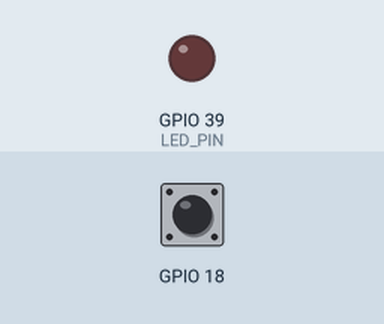
This sketch was run on a simulated ESP32-S3. On the bench: output pins drawn as LEDs (lit = HIGH). The test bench sets the inputs (shaded band); at power-on: GPIO 18 LOW.

Above: at 1.2 s.
1.3 s: GPIO 18 driven HIGH
At 2.7 s:
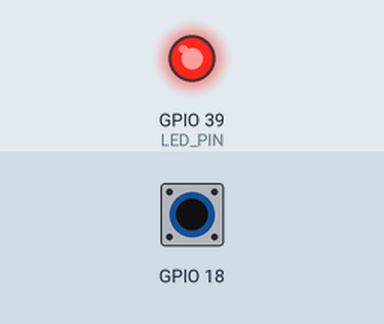
4.3 s: GPIO 18 driven LOW
At 5.1 s:
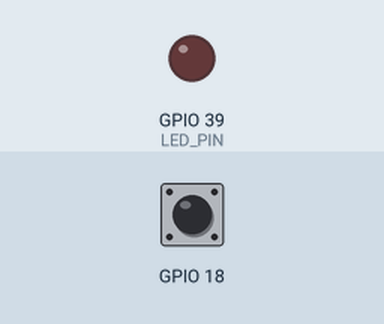
Timing chart, 0 to 7.3 s (numbered marks = the images above; inputs shaded):
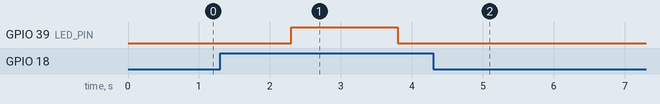

The sketch:

sketch.ino
```cpp
#include <Arduino.h>

#define LED_PIN 39
#define PUSH_COUNT 3

bool light_on = false;

int count = 0;

void setup() {
  pinMode(LED_PIN, OUTPUT);
}

void loop() {
  if(digitalRead(18) == HIGH)
  {
    if(count == PUSH_COUNT - 1)
    {
      light_on = true;
      count = 0;
    }
    else
    {
      ++count;
      delay(500);
    }
  }

  if(light_on == true)
  {
    light_on = false;
    digitalWrite(LED_PIN, HIGH);
    delay(1000);
  }
  else{
    digitalWrite(LED_PIN, LOW);
  }
}
```

Measured:
- after the input at 1.3 s, GPIO 39 (LED_PIN): LOW → HIGH after 1.0 s, → LOW 1.5 s later
- after the input at 4.3 s, GPIO 39 (LED_PIN): stops changing and stays LOW
